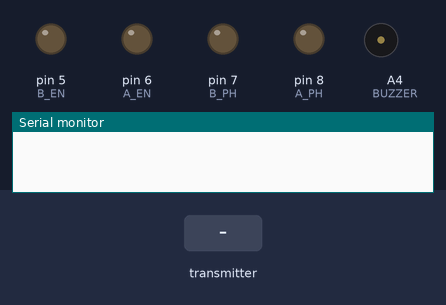
This sketch was run on a simulated Arduino Uno, built with avr-gcc and run on an emulated ATmega328P. Parts: output pins drawn as LEDs (lit = HIGH), buzzer (waves = sounding, pin HIGH), the last lines printed to the serial monitor. The test bench sets the inputs (shaded band). No radio packets arrive unless stated.

Above: at 1.2 s.
1.3 s: the transmitter starts sending n = 0
At 2.4 s:
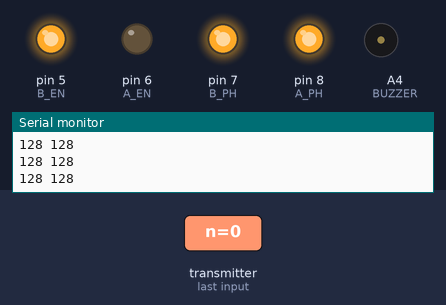
2.8 s: the transmitter starts sending n = 256
At 3.5 s:
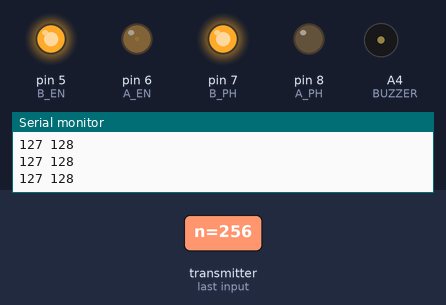
4.3 s: the transmitter starts sending n = 1023
At 4.6 s:
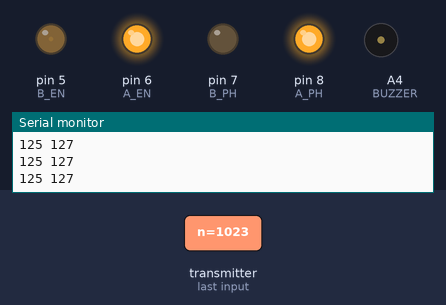
5.8 s: the transmitter starts sending n = 512
At 7.0 s:
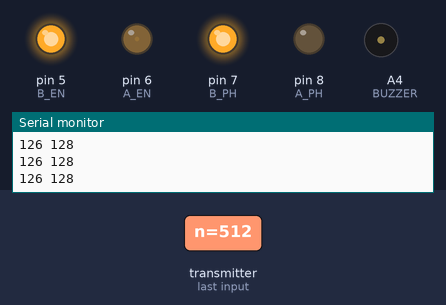
7.3 s: the transmitter starts sending n = 0
At 8.1 s:
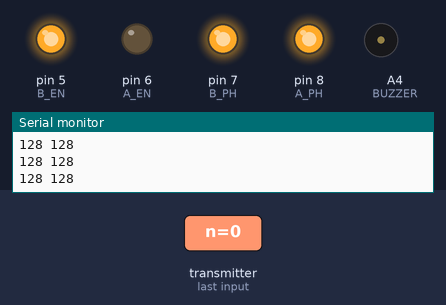
Timing chart, 0 to 9.8 s (numbered marks = the images above; inputs shaded):
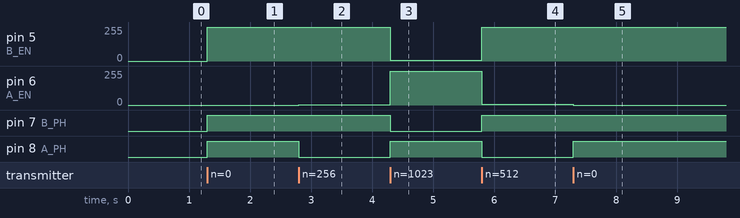

Measured:
- after the input at 1.3 s, pin 5 (B_EN): 0/255 → 255/255 at once; pin 7 (B_PH), pin 8 (A_PH): LOW → HIGH at once
- after the input at 2.8 s, pin 6 (A_EN): 0/255 → 2/255 at once; pin 8 (A_PH): HIGH → LOW at once
- after the input at 4.3 s, pin 5 (B_EN): 255/255 → 4/255 at once; pin 6 (A_EN): 2/255 → 255/255 at once; pin 7 (B_PH): HIGH → LOW at once; pin 8 (A_PH): LOW → HIGH at once
- after the input at 5.8 s, pin 5 (B_EN): 4/255 → 255/255 at once; pin 6 (A_EN): 255/255 → 4/255 at once; pin 7 (B_PH): LOW → HIGH at once; pin 8 (A_PH): HIGH → LOW at once
- after the input at 7.3 s, pin 6 (A_EN): 4/255 → 0/255 at once; pin 8 (A_PH): LOW → HIGH at once

The sketch:

fabcol_recepteur_analo.ino
```cpp
// Recepteur

#include <SPI.h>
#include "RF24.h"

#define CSN_nRF  10
#define CE_nRF   A0

#ifndef OLD_VERSION
#define A_PH     8
#define A_EN     6
#define B_PH     7
#define B_EN     5
#define BUZZER   A4
#else
#define A_PH     8
#define A_EN     7
#define B_PH     6
#define B_EN     5
#define BUZZER   A4
#endif

RF24 radio(CE_nRF, CSN_nRF);

void setup()
{
    // Serial.begin (9600);
    radio.begin();
    radio.setPALevel(RF24_PA_LOW);
    radio.openReadingPipe(1, (const uint8_t*)"SUMOA");
    radio.openWritingPipe((const uint8_t*)"REMOA");

    pinMode (BUZZER, OUTPUT);
    pinMode (A_PH, OUTPUT);
    pinMode (A_EN, OUTPUT);
    pinMode (B_PH, OUTPUT);
    pinMode (B_EN, OUTPUT);

    Serial.begin (9600);

    radio.startListening();
}

/*
UP = 0
 DOWN = 1023
 LEFT = 1023
 RIGHT = 0
 */
#define FORWARD 0
#define BACKWARD 1
#define RIGHT 1
#define LEFT 0

void cmdMotor (uint16_t n)
{
    boolean sens, dir;
    int16_t speedL, speedR;
    uint8_t x =  highByte (n);
    uint8_t y =  lowByte (n);

    if (x > 128 - 10 && x < 128 + 10)
        x = 128;

    if (y > 128 - 10 && y < 128 + 10)
        y = 128;

    if (x > 128)
    {
        sens = BACKWARD;
        x = x - 128;
    }
    else
    {
        x = 128 - x;
        sens = FORWARD;
    }

    if (y > 128)
    {
        dir = RIGHT;
        y = y - 128;
    }
    else
    {
        y = 128 - y;
        dir = LEFT;
    }

    Serial.print (x);
    Serial.print (" ");
    Serial.println (y);

    if (dir == LEFT)
    {
        speedL = 2*x - y*2;
        speedR = 2*x + y*2;
    }
    else
    {
        speedL = 2*x + y*2;
        speedR = 2*x - y*2;
    }

    if (sens == FORWARD)
    {
        digitalWrite (A_PH, HIGH);
        digitalWrite (B_PH, HIGH);
    }
    else
    {
        digitalWrite (A_PH, LOW);
        digitalWrite (B_PH, LOW);
    }


    if (speedL < 0)
    {
        digitalWrite (A_PH, LOW);
        speedL = speedL*-1;
    }
    if (speedR < 0)
    {
        digitalWrite (B_PH, LOW);
        speedR = speedR *-1;
    }
    if (speedL > 255)
        speedL = 255;
    if (speedR > 255)
        speedR = 255;

    analogWrite (A_EN, speedL);
    analogWrite (B_EN, speedR);
}


void loop()
{
    uint32_t n;

    if (radio.available())
    {
        radio.read(&n, 4);
        cmdMotor(n);
    }
}
```
